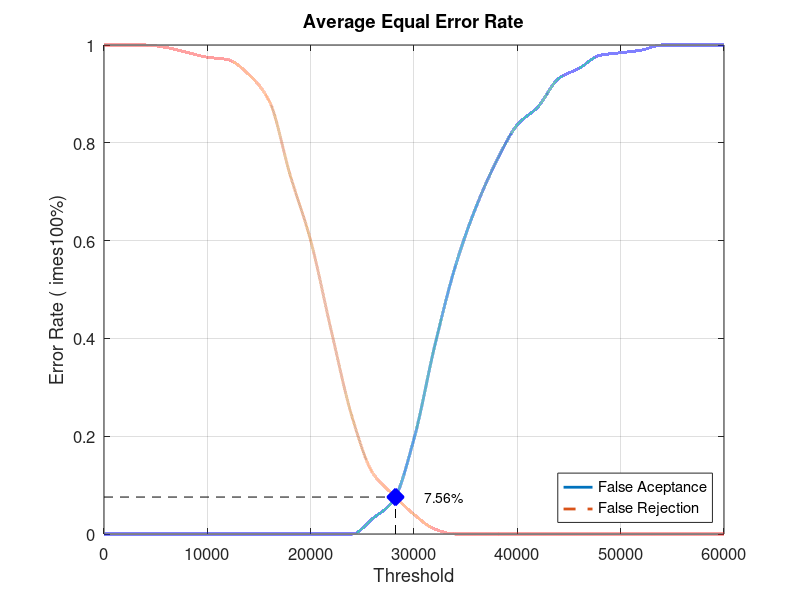
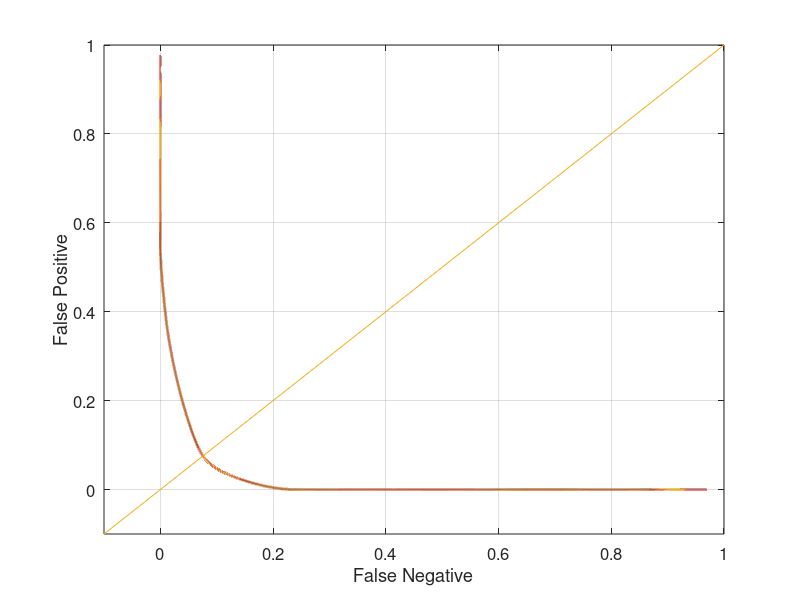

These figures' MATLAB source, in order:
close all;
clear;
clc;
x = 0:2000:60000;
xq = 0:0.5:60000;

y0 = [0 0 0 0 0 0 0 0 0 0 0 0 0 0.0315789 0.0684211 0.194737 0.384211 0.547368 0.668421 0.763158 0.836842 0.873684 0.931579 0.952632 0.978947 0.984211 0.989474 1 1 1 1]
yy0 = interp1(x, y0, xq, 'pchip');
y1 = [1 1 1 0.995 0.985 0.975 0.97 0.94 0.885 0.735 0.6 0.415 0.24 0.125 0.08 0.04 0.01 0 0 0 0 0 0 0 0 0 0 0 0 0 0]
yy1 = interp1(x, y1, xq, 'pchip');

% Calculating EER: 
y2 = abs(y0 - y1);
find(y2 == min(y2))
yy2 = abs(yy0 - yy1);
xEER = find(yy2 == min(yy2));
xEERIndex = xq(xEER) % X-axis EER
yEER = yy0(xEER) % Y-axis EER

main = figure
plot(xq, yy0,'-','LineWidth', 2);	hold on
plot(xq, yy1,'--','LineWidth', 2);	hold on
plot([xEERIndex xEERIndex], [0 yEER], 'k--');	hold on
plot([0 xEERIndex], [yEER yEER], 'k--');	hold on
plot(xEERIndex, yEER, 'bx', 'LineWidth', 10);	hold on
text(xEERIndex + 10 * xEERIndex / 100, yEER, [num2str(round((10000 * yEER)) / 100) '%'])
legend('False Aceptance', 'False Rejection', 'Location', 'SouthEast')
xlabel('Threshold')
ylabel('Error Rate (	imes100%)')
title('Average Equal Error Rate')
set(gca, 'FontSize', 12)
axis([0 60000 0 1])
grid on

print(main, 'Database4_2Main', '-dpng');
FNRxFPR = figure('Color', [1 1 1]);
plot(yy1, yy0, '-', yy1, yy0, 'LineWidth', 2);
hold on
y = -0.1:0.1:1
plot(y, y); 
set(gca, 'FontSize', 12)
xlabel('False Negative')
ylabel('False Positive')
axis([-0.1 1 -0.1 1])
set(gca, 'FontSize', 12)
grid on

print(FNRxFPR, 'Database4_2FNRxFPR','-dpng');
